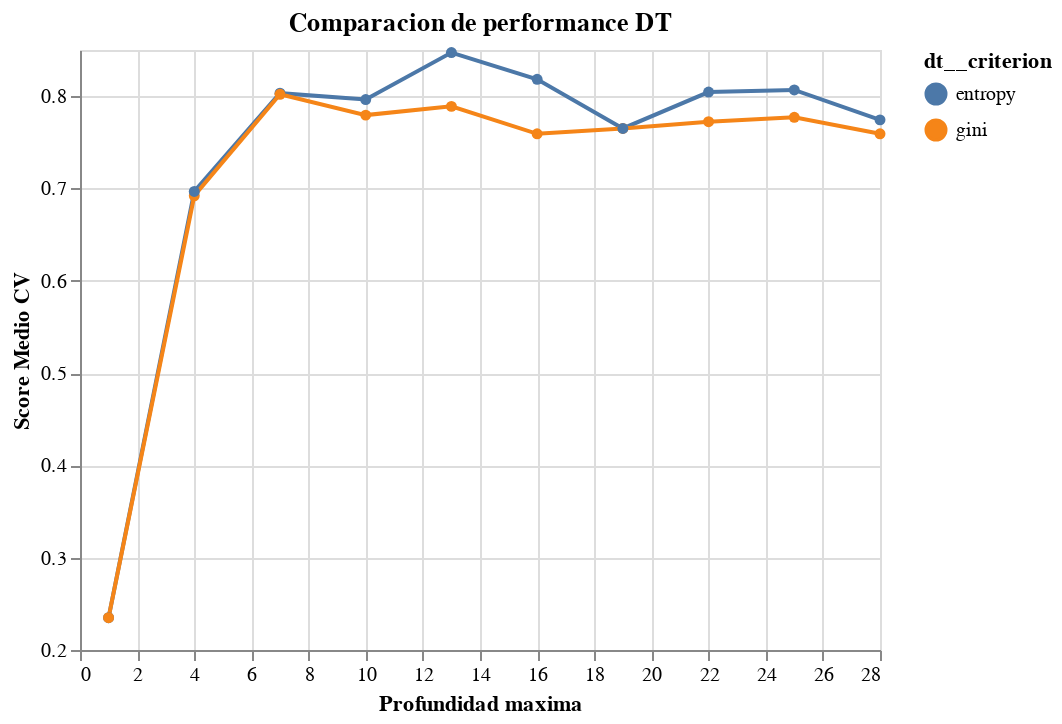

The notebook cell this image was saved under:
### Code cell
alt.Chart(results_dt, 
          title='Comparacion de performance DT'
         ).mark_line(point=True).encode(
    alt.X('dt__max_depth', title='Profundidad maxima'),
    alt.Y('test_score', title='Score Medio CV', aggregate='average', scale=alt.Scale(zero=False)),
    color='dt__criterion'
)

### Figure 1 — Vega-Lite specification as saved in the notebook (floating-point values rounded to 4 significant figures)
{"config": {"view": {"continuousWidth": 400, "continuousHeight": 300}}, "data": {"name": "data-381965036f65eded265179223a3314d0"}, "mark": {"type": "line", "point": true}, "encoding": {"color": {"type": "nominal", "field": "dt__criterion"}, "x": {"type": "quantitative", "field": "dt__max_depth", "title": "Profundidad maxima"}, "y": {"type": "quantitative", "aggregate": "average", "field": "test_score", "scale": {"zero": false}, "title": "Score Medio CV"}}, "title": "Comparacion de performance DT", "$schema": "https://vega.github.io/schema/vega-lite/v4.8.1.json", "datasets": {"data-381965036f65eded265179223a3314d0": [{"dt__min_samples_split": 28, "dt__max_depth": 28, "dt__criterion": "entropy", "test_score": 0.7743}, {"dt__min_samples_split": 15, "dt__max_depth": 16, "dt__criterion": "entropy", "test_score": 0.8079}, {"dt__min_samples_split": 7, "dt__max_depth": 16, "dt__criterion": "entropy", "test_score": 0.8392}, {"dt__min_samples_split": 4, "dt__max_depth": 4, "dt__criterion": "gini", "test_score": 0.6944}, {"dt__min_samples_split": 17, "dt__max_depth": 19, "dt__criterion": "gini", "test_score": 0.765}, {"dt__min_samples_split": 11, "dt__max_depth": 1, "dt__criterion": "entropy", "test_score": 0.235}, {"dt__min_samples_split": 12, "dt__max_depth": 4, "dt__criterion": "entropy", "test_score": 0.6968}, {"dt__min_samples_split": 10, "dt__max_depth": 10, "dt__criterion": "gini", "test_score": 0.809}, {"dt__min_samples_split": 33, "dt__max_depth": 1, "dt__criterion": "gini", "test_score": 0.235}, {"dt__min_samples_split": 19, "dt__max_depth": 22, "dt__criterion": "gini", "test_score": 0.7534}, {"dt__min_samples_split": 29, "dt__max_depth": 1, "dt__criterion": "gini", "test_score": 0.235}, {"dt__min_samples_split": 34, "dt__max_depth": 1, "dt__criterion": "entropy", "test_score": 0.235}, {"dt__min_samples_split": 13, "dt__max_depth": 25, "dt__criterion": "entropy", "test_score": 0.8183}, {"dt__min_samples_split": 16, "dt__max_depth": 1, "dt__criterion": "gini", "test_score": 0.235}, {"dt__min_samples_split": 12, "dt__max_depth": 13, "dt__criterion": "gini", "test_score": 0.7997}, {"dt__min_samples_split": 32, "dt__max_depth": 10, "dt__criterion": "entropy", "test_score": 0.7755}, {"dt__min_samples_split": 33, "dt__max_depth": 16, "dt__criterion": "entropy", "test_score": 0.7731}, {"dt__min_samples_split": 2, "dt__max_depth": 1, "dt__criterion": "entropy", "test_score": 0.235}, {"dt__min_samples_split": 2, "dt__max_depth": 16, "dt__criterion": "entropy", "test_score": 0.853}, {"dt__min_samples_split": 11, "dt__max_depth": 25, "dt__criterion": "gini", "test_score": 0.8067}, {"dt__min_samples_split": 10, "dt__max_depth": 22, "dt__criterion": "entropy", "test_score": 0.8345}, {"dt__min_samples_split": 35, "dt__max_depth": 22, "dt__criterion": "gini", "test_score": 0.7499}, {"dt__min_samples_split": 35, "dt__max_depth": 7, "dt__criterion": "entropy", "test_score": 0.772}, {"dt__min_samples_split": 26, "dt__max_depth": 28, "dt__criterion": "gini", "test_score": 0.7592}, {"dt__min_samples_split": 25, "dt__max_depth": 13, "dt__criterion": "gini", "test_score": 0.7569}, {"dt__min_samples_split": 28, "dt__max_depth": 22, "dt__criterion": "entropy", "test_score": 0.7743}, {"dt__min_samples_split": 12, "dt__max_depth": 10, "dt__criterion": "entropy", "test_score": 0.8171}, {"dt__min_samples_split": 19, "dt__max_depth": 4, "dt__criterion": "gini", "test_score": 0.6898}, {"dt__min_samples_split": 21, "dt__max_depth": 1, "dt__criterion": "entropy", "test_score": 0.235}, {"dt__min_samples_split": 36, "dt__max_depth": 25, "dt__criterion": "gini", "test_score": 0.7476}, {"dt__min_samples_split": 5, "dt__max_depth": 7, "dt__criterion": "gini", "test_score": 0.802}, {"dt__min_samples_split": 7, "dt__max_depth": 13, "dt__criterion": "gini", "test_score": 0.8101}, {"dt__min_samples_split": 9, "dt__max_depth": 7, "dt__criterion": "entropy", "test_score": 0.8345}, {"dt__min_samples_split": 5, "dt__max_depth": 13, "dt__criterion": "entropy", "test_score": 0.8472}, {"dt__min_samples_split": 4, "dt__max_depth": 22, "dt__criterion": "gini", "test_score": 0.8136}, {"dt__min_samples_split": 27, "dt__max_depth": 16, "dt__criterion": "gini", "test_score": 0.7592}, {"dt__min_samples_split": 37, "dt__max_depth": 19, "dt__criterion": "entropy", "test_score": 0.765}, {"dt__min_samples_split": 33, "dt__max_depth": 10, "dt__criterion": "gini", "test_score": 0.7499}, {"dt__min_samples_split": 10, "dt__max_depth": 1, "dt__criterion": "gini", "test_score": 0.235}, {"dt__min_samples_split": 18, "dt__max_depth": 25, "dt__criterion": "entropy", "test_score": 0.7952}]}}
